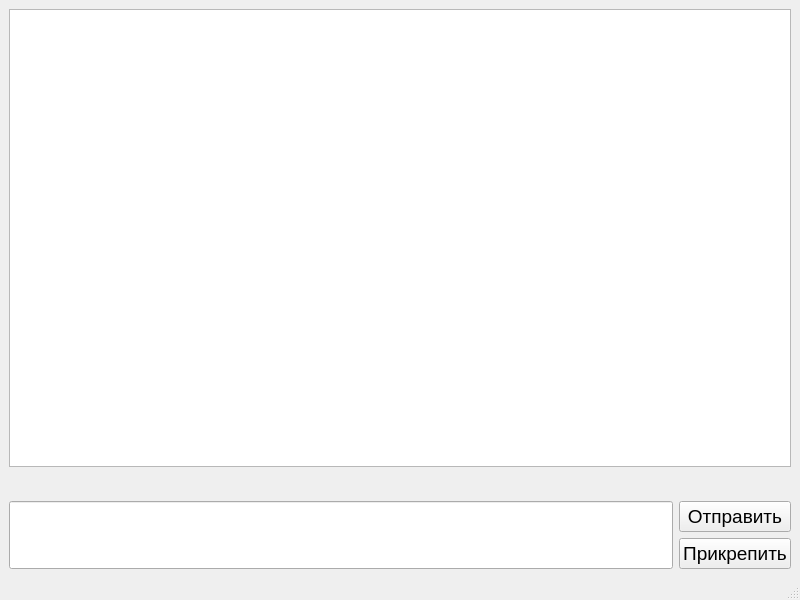
<?xml version="1.0" encoding="UTF-8"?>
<ui version="4.0">
 <class>MainWindow</class>
 <widget class="QMainWindow" name="MainWindow">
  <property name="geometry">
   <rect>
    <x>0</x>
    <y>0</y>
    <width>800</width>
    <height>600</height>
   </rect>
  </property>
  <property name="windowTitle">
   <string>MainWindow</string>
  </property>
  <widget class="QWidget" name="centralwidget">
   <layout class="QHBoxLayout" name="horizontalLayout_2">
    <item>
     <layout class="QVBoxLayout" name="verticalLayout_2">
      <item>
       <widget class="QTextBrowser" name="chatTextEdit">
        <property name="font">
         <font>
          <pointsize>14</pointsize>
         </font>
        </property>
       </widget>
      </item>
      <item>
       <widget class="QLabel" name="attachmentLabel">
        <property name="font">
         <font>
          <pointsize>14</pointsize>
         </font>
        </property>
        <property name="text">
         <string/>
        </property>
       </widget>
      </item>
      <item>
       <layout class="QHBoxLayout" name="horizontalLayout">
        <item>
         <widget class="QLineEdit" name="messageLineEdit">
          <property name="sizePolicy">
           <sizepolicy hsizetype="Expanding" vsizetype="Preferred">
            <horstretch>0</horstretch>
            <verstretch>0</verstretch>
           </sizepolicy>
          </property>
          <property name="font">
           <font>
            <pointsize>14</pointsize>
           </font>
          </property>
         </widget>
        </item>
        <item>
         <layout class="QVBoxLayout" name="verticalLayout">
          <item>
           <widget class="QPushButton" name="sendButton">
            <property name="sizePolicy">
             <sizepolicy hsizetype="Minimum" vsizetype="Preferred">
              <horstretch>0</horstretch>
              <verstretch>0</verstretch>
             </sizepolicy>
            </property>
            <property name="font">
             <font>
              <pointsize>14</pointsize>
             </font>
            </property>
            <property name="text">
             <string>Отправить</string>
            </property>
           </widget>
          </item>
          <item>
           <widget class="QPushButton" name="sendFileButton">
            <property name="sizePolicy">
             <sizepolicy hsizetype="Minimum" vsizetype="Preferred">
              <horstretch>0</horstretch>
              <verstretch>0</verstretch>
             </sizepolicy>
            </property>
            <property name="font">
             <font>
              <pointsize>14</pointsize>
             </font>
            </property>
            <property name="text">
             <string>Прикрепить</string>
            </property>
           </widget>
          </item>
         </layout>
        </item>
       </layout>
      </item>
     </layout>
    </item>
   </layout>
  </widget>
  <widget class="QMenuBar" name="menubar">
   <property name="geometry">
    <rect>
     <x>0</x>
     <y>0</y>
     <width>800</width>
     <height>25</height>
    </rect>
   </property>
  </widget>
  <widget class="QStatusBar" name="statusbar"/>
 </widget>
 <resources/>
 <connections/>
</ui>
